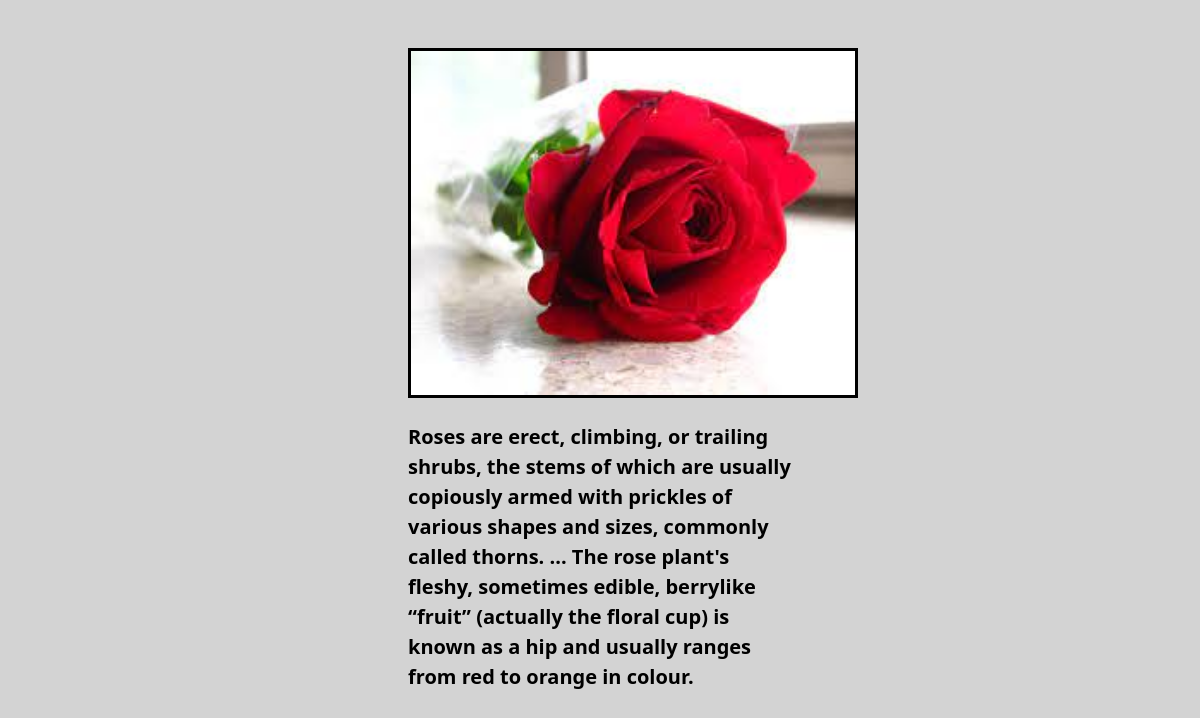
Screenshot of /viewphoto/4 with the database file from the repository.
### app1/models.py (models this page shows, shortened)
class Photo(models.Model):
    image=models.ImageField(upload_to='media/',null=True,blank=True,default='')
    description=models.TextField()

### app1/views.py (the view)
# urls.py: path('viewphoto/<str:pk>',views.viewphoto,name='viewphoto'),
def viewphoto(request,pk):
    photo=Photo.objects.get(id=pk)
    return render(request,'photo.html',{'photo':photo})

### app1/templates/photo.html (shortened to what this page needs)
<!DOCTYPE html>
<html lang="en">
<head>
<link href="https://cdn.jsdelivr.net/npm/bootstrap@5.1.3/dist/css/bootstrap.min.css" rel="stylesheet">
</head>
<body style="background-color:lightgrey;">
<div class="contaniner-fluid">
<div class="row justify-content-center">
<div class="col-md-4"><br><br>
<div>
<img src="{{ photo.image.url }}" height="350px" width="450px" style="border:3px solid black;"><br><br>
<p style="font-weight:bold; font-size:20px; color:black; font-style:georgia;">{{ photo.description }}
</p>
</div>
</div>
</div>
</div>
</body>
</html>

### rows the page displays
Photo: image (picture), description "Roses are erect, climbing, or trailing shrubs, the stems of which are usually copiously armed with prickles of various shapes and sizes, commonly called thorns. ... The rose plant's fleshy, sometimes edible, berrylike “fruit” (actually the floral cup) is known as a hip and usually ranges from red to orange in colour."
